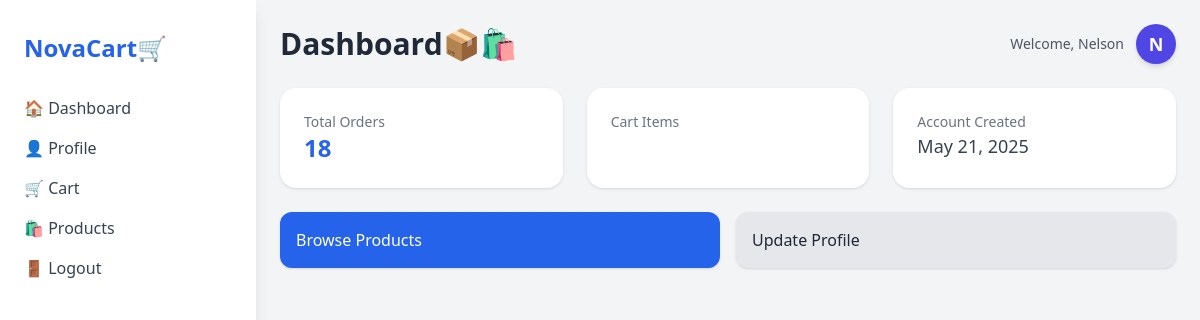
The page /dashboard (signed in) on the database its author committed.
### app/models.py (models this page shows, shortened)
class User(db.Model, UserMixin):
    __tablename__ = 'user'
    __table_args__ = {'extend_existing': True}
    id = db.Column(db.Integer, primary_key=True)
    username = db.Column(db.String(20), unique=True, nullable=False)
    email = db.Column(db.String(120), unique=True, nullable=False)
    pic = db.Column(db.String(100), nullable=False, default='default.jpg')  # profile pic
    password = db.Column(db.String(60), nullable=False)
    date_created = db.Column(db.DateTime, nullable=False, default=datetime.utcnow)

### app/routes.py (the view)
@main.route('/dashboard')
@login_required
def dashboard():
    return render_template('dashboard.html')

### app/models.py (called while the page is built)
@login_manager.user_loader
def load_user(user_id):
    return User.query.get(int(user_id))

### app/templates/dashboard.html (shortened to what this page needs)
<!DOCTYPE html>
<html lang="en">
<head>
  <script src="https://cdn.tailwindcss.com"></script>
</head>
<body class="bg-gray-100 font-sans leading-normal tracking-normal">
  <div class="flex flex-col md:flex-row min-h-screen">
    <div class="w-full md:w-64 bg-white shadow-lg px-6 py-8">
      <h2 class="text-2xl font-bold mb-8 text-blue-600">NovaCart🛒</h2>
      <nav class="flex flex-col space-y-4 text-gray-700">
        <a href="/dashboard" class="hover:text-blue-600 font-medium">🏠 Dashboard</a>
        <a href="/profile" class="hover:text-blue-600 font-medium">👤 Profile</a>
        <a href="/cart" class="hover:text-blue-600 font-medium">🛒 Cart</a>
        <a href="/products" class="hover:text-blue-600 font-medium">🛍️ Products</a>
        <a href="/logout" class="hover:text-red-500 font-medium">🚪 Logout</a>
      </nav>
    </div>
    <div class="flex-1 p-6">
      <div class="flex justify-between items-center mb-6">
        <h1 class="text-3xl font-bold text-gray-800">Dashboard📦🛍️</h1>
        <div class="flex items-center gap-3">
          <div class="text-gray-600 text-sm">Welcome, {{ current_user.username }}</div>
          <div class="w-10 h-10 rounded-full bg-indigo-600 text-white flex items-center justify-center font-bold text-lg shadow-md">
            {{ current_user.username[0]|upper }}
          </div>
        </div>
      </div>
      <div class="grid grid-cols-1 md:grid-cols-3 gap-6 mb-6">
        <div class="bg-white rounded-2xl shadow p-6">
          <h2 class="text-gray-500 text-sm">Total Orders</h2>
          <p class="text-2xl font-bold text-blue-600">18</p>
        </div>
        <div class="bg-white rounded-2xl shadow p-6">
          <h2 class="text-gray-500 text-sm">Cart Items</h2>
        </div>
        <div class="bg-white rounded-2xl shadow p-6">
          <h2 class="text-gray-500 text-sm">Account Created</h2>
          <p class="text-lg text-gray-700">{{ current_user.date_created.strftime('%b %d, %Y') }}</p>
        </div>
      </div>
      <div class="grid grid-cols-1 md:grid-cols-2 gap-4">
        <a href="/products" class="bg-blue-600 text-white p-4 rounded-xl shadow hover:bg-blue-700 transition">
          Browse Products
        </a>
        <a href="/profile" class="bg-gray-200 text-gray-800 p-4 rounded-xl shadow hover:bg-gray-300 transition">
          Update Profile
        </a>
      </div>
    </div>
  </div>
</body>
</html>

### rows shown on the page
User: username "Nelson", username "N", date_created "May 21, 2025"
